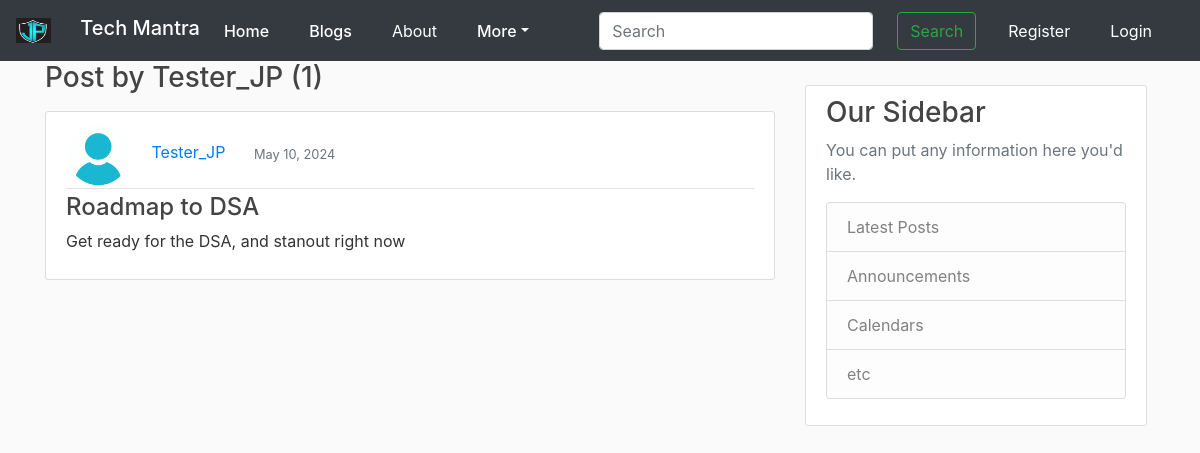
/user/Tester_JP, run on an earlier commit of the app's database.
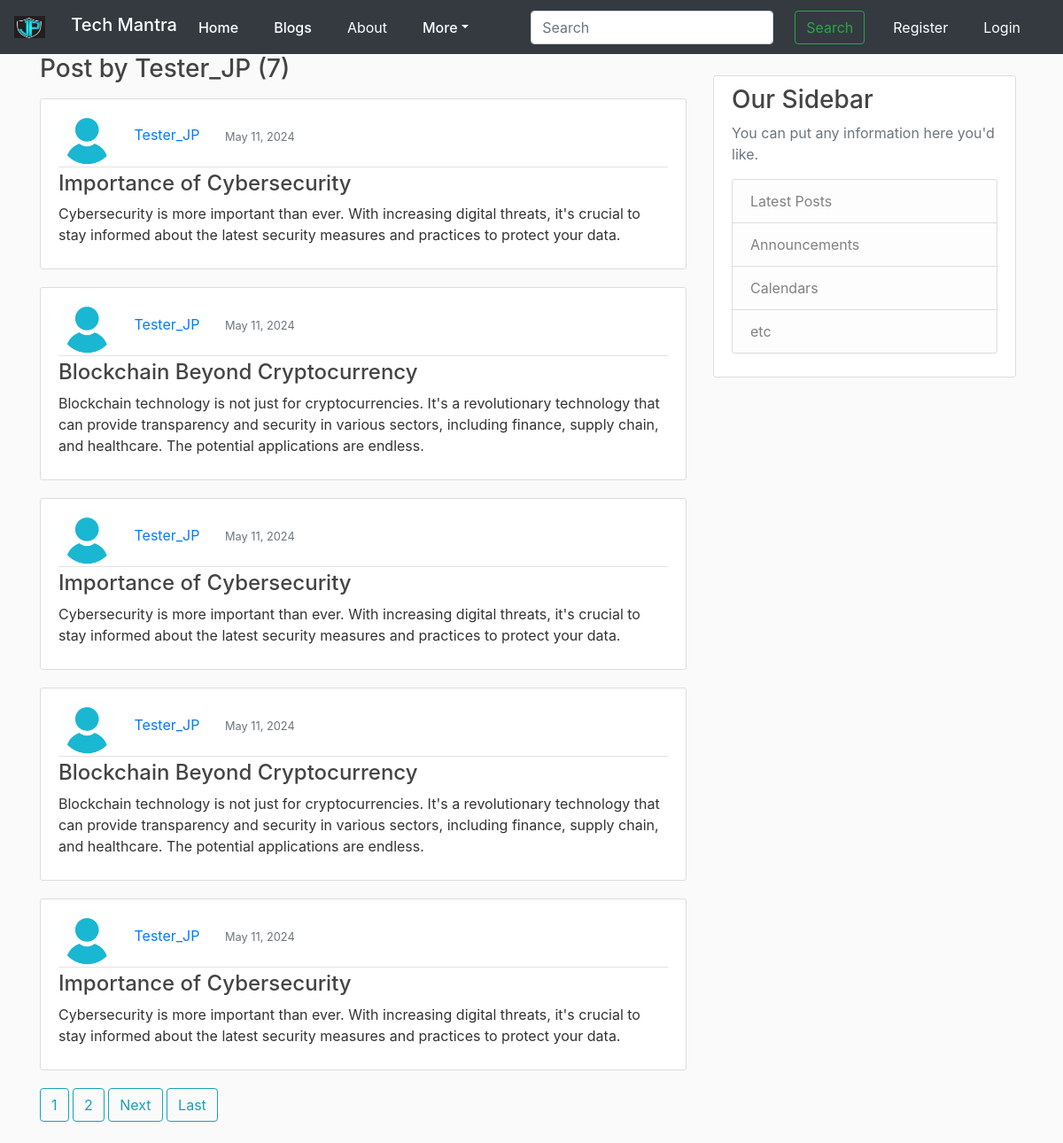
And on a later commit of the database.
### blog_app/models.py (models this page shows, shortened)
class Post(models.Model): #inheriting model form models , so each class is now going to be it's own table in database
    title= models.CharField(max_length=100) #title is aatribute of table , each attribute will be different field in database
    content = models.TextField()
    date_posted = models.DateTimeField(default=timezone.now) # or can use: auto_now_add=True, for last_update
    author = models.ForeignKey(User, on_delete=models.CASCADE) #the post models having relation to user as a one to Many

### users/models.py (models this page shows, shortened)
class Profile(models.Model):
    user = models.OneToOneField(User, on_delete=models.CASCADE) #one to one realtionship with profile user , cascade- delete user then delete profile
    image = models.ImageField(default='default.jpg',upload_to='profile_pics') #profile_pics the directory

### blog_app/views.py (the view)
# urls.py: path('user/<str:username>',UserPostListView.as_view(), name='user-posts'),
class UserPostListView(ListView):
    model = Post    #querying the post model
    template_name = 'blog_app/user_posts.html'
    context_object_name = 'posts' #bcz list view will be looking the post as the object name
    paginate_by = 5
    def get_queryset(self):
        user = get_object_or_404(User , username = self.kwargs.get('username')) #KWARGS IS query param
        return Post.objects.filter(author = user).order_by('-date_posted')

### blog_app/templates/blog_app/user_posts.html (shortened to what this page needs)
{% extends "blog_app/base.html" %}
{% block content %}
<h3 class="mb-3"> Post by {{ view.kwargs.username }} ({{ page_obj.paginator.count }})</h3>
    {% for post in posts %}
    <article class="media content-section">
        <div class="media-body">
            <div class="article-metadata">
                <img class="rounded-circle article-img" src="{{ post.author.profile.image.url }}">
                <a class="mr-4" href="{% url 'user-posts' post.author.username %}">{{ post.author }}</a>
                <small class="text-muted">
                {{ post.date_posted|date:"F d, Y" }}
                </small>
            </div>
            <h4><a class="article-title" href="{% url 'post-detail' post.id %}">{{ post.title }}</a></h4>
            <p class="article-content">{{ post.content }}</p>
        </div>
    </article>
    {% endfor %}
    {% if is_paginated %}
        {% for num in page_obj.paginator.page_range %}
            {% if page_obj.number == num %}
            <a href="?page={{ num }}" class="btn btn-outline-info mb-4"> {{ num }}</a>
                {% elif num > page_obj.number|add:'-3' and num < page_obj.number|add:'3' %}
                    <a href="?page={{ num }}" class="btn btn-outline-info mb-4"> {{ num }}</a>
            {% endif %}
        {% endfor %}
        {% if page_obj.has_next %}
            <a href="?page={{ page.obj.next_page_number}}" class="btn btn-outline-info mb-4">Next</a>
            <a href="?page={{ page_obj.paginator.num_pages }}" class="btn btn-outline-info mb-4">Last</a>
        {% endif  %}
    {% endif %}
{% endblock content  %}

### blog_app/templates/blog_app/base.html (shortened to what this page needs)
{% load static %}
<!DOCTYPE html>
<html lang="en">
<head>
     <link rel="stylesheet" href="https://cdn.jsdelivr.net/npm/bootstrap@4.3.1/dist/css/bootstrap.min.css">
     <link rel="stylesheet" type="text/css" href="{% static 'blog_app/main.css' %}">
</head>
<body>
    <header class="site-header">
        <nav class="navbar navbar-expand-lg navbar-dark bg-dark style="background-color: #e3f2fd;">
            <a class="navbar-brand mb-0 h1" href="#">
                <img src= "/static/logo_image.jpg" class="navbar-brand mr-4 align-top"" width="35" height="35" alt="">
                Tech Mantra
            </a>
            <div class="collapse navbar-collapse" id="navbarSupportedContent">
              <ul class="navbar-nav mr-auto">
                <li class="nav-item active">
                  <a class="nav-link active mr-4" href="{% url 'blog_app-home' %}"> Home <span class="sr-only">(current)</span></a>
                </li>
                <li class="nav-item mr-4">
                    <a class="nav-link active" href="{% url 'blog_app-home' %}">Blogs</a>
                  </li>
                <li class="nav-item active">
                  <a class="nav-link mr-4" href="{% url 'blog_app-about' %}">About</a>
                </li>
                <li class="nav-item dropdown active mr-4">
                  <a class="nav-link dropdown-toggle mr-4 active" href="#" id="navbarDropdown" role="button" data-toggle="dropdown" aria-haspopup="true" aria-expanded="false">More</a>
                </li>
              </ul>
                <form class="form-inline my-2 my-lg-0 mr-4">
                  <input class="form-control mr-sm-4" type="search" placeholder="Search" aria-label="Search">
                  <button class="btn btn-outline-success my-2 my-sm-0" type="submit">Search</button>
                </form>
              <ul class="navbar-nav ">
                {% if user.is_authenticated %}
                    <li class="nav-item active ">
                      <a class="nav-link mr-4 active" href="{% url 'post-create' %}">New Post</a>
                    </li>
                  <li class="nav-item dropdown active mr-4">
                    <a class="nav-link dropdown-toggle mr-4 active" href="#" id="navbarDropdown" role="button" data-toggle="dropdown" aria-haspopup="true" aria-expanded="false">Account</a>
                    <div class="dropdown-menu" aria-labelledby="navbarDropdown">
                      <a class="dropdown-item" href="{% url 'profile' %}">Profile</a>
                      <div class="dropdown-divider" ></div>
                      <a class="dropdown-item" href="#">Connect </a>
                        <div class="dropdown-divider"></div>
                        <a class="dropdown-item" href="#">resources</a>
                        <div class="dropdown-divider"></div>
                        <a class="dropdown-item" href="#">Contribute</a>
                        <div class="dropdown-divider"></div>
                        <div style="text-align: center">
                          <form action="{% url 'logout' %}" method="post">
                            {% csrf_token %}
                            <button class="btn btn-outline-success my-2 my-sm-0"  type="submit" >Log out</button>
                          </form>
                        </div>
                    </div>
                  </li>
                {% else %}
                  <li class="nav-item active ">
                    <a class="nav-link mr-4" href="{% url 'register' %}">Register</a>
                  </li>
                  <li class="nav-item active ">
                    <a class="nav-link mr-4" href="{% url 'login' %}">Login</a>
                  </li>
                </ul>
                {% endif %}
            </div>
          </nav>
    </header>
    <main role="main" class="container">
        <div class="row">
          <div class="col-md-8 ">
            {% block content %}{% endblock %}
          </div>
          <div class="col-md-4">
            <br>
            <div class="content-section mr-2">
              <h3>Our Sidebar</h3>
              <p class='text-muted'>You can put any information here you'd like.
                <ul class="list-group">
                  <li class="list-group-item list-group-item-light">Latest Posts</li>
                  <li class="list-group-item list-group-item-light">Announcements</li>
                  <li class="list-group-item list-group-item-light">Calendars</li>
                  <li class="list-group-item list-group-item-light">etc</li>
                </ul>
              </p>
            </div>
          </div>
        </div>
      </main>
</body>
</html>

### blog_app/static/blog_app/main.css (style rules this page uses)
body { background: #fafafa; color: #333333; }
h1, h2, h3, h4, h5, h6 { color: #444444; }
ul { margin: 0; }
.site-header .navbar-nav .nav-link { color: #cbd5db; }
.site-header .navbar-nav .nav-link.active { font-weight: 500; }
.content-section { background: #ffffff; padding: 10px 20px; border: 1px solid #dddddd; border-radius: 3px; margin-bottom: 20px; }
.article-title { color: #444444; }
.article-content { white-space: pre-line; }
.article-img { height: 65px; width: 65px; margin-right: 16px; }
.article-metadata { padding-bottom: 1px; margin-bottom: 4px; border-bottom: 1px solid #e3e3e3 }

What changed in the data, as far as the page shows it:
no longer on this page (row unchanged): Post: author.profile.image (placeholder picture), author "Tester_JP", date_posted "May 10, 2024", title "Roadmap to DSA", content "Get ready for the DSA, and stanout right now"
added Post: author.profile.image (placeholder picture), author "Tester_JP", date_posted "May 11, 2024", title "Importance of Cybersecurity", content "Cybersecurity is more important than ever. With increasing digital threats, it's crucial to stay informed about the latest security measures and practices to protect your data."
added Post: author.profile.image (placeholder picture), author "Tester_JP", date_posted "May 11, 2024", title "Blockchain Beyond Cryptocurrency", content "Blockchain technology is not just for cryptocurrencies. It's a revolutionary technology that can provide transparency and security in various sectors, including finance, supply chain, and healthcare. The potential applications are endless."
added Post: author.profile.image (placeholder picture), author "Tester_JP", date_posted "May 11, 2024", title "Importance of Cybersecurity", content "Cybersecurity is more important than ever. With increasing digital threats, it's crucial to stay informed about the latest security measures and practices to protect your data."
added Post: author.profile.image (placeholder picture), author "Tester_JP", date_posted "May 11, 2024", title "Blockchain Beyond Cryptocurrency", content "Blockchain technology is not just for cryptocurrencies. It's a revolutionary technology that can provide transparency and security in various sectors, including finance, supply chain, and healthcare. The potential applications are endless."
added Post: author.profile.image (placeholder picture), author "Tester_JP", date_posted "May 11, 2024", title "Importance of Cybersecurity", content "Cybersecurity is more important than ever. With increasing digital threats, it's crucial to stay informed about the latest security measures and practices to protect your data."
Also different on the page:
{{ page_obj.paginator.count }}: "1" → "7"
new list line: "1"
new list line: "2"
text now shown: "Next Last"
